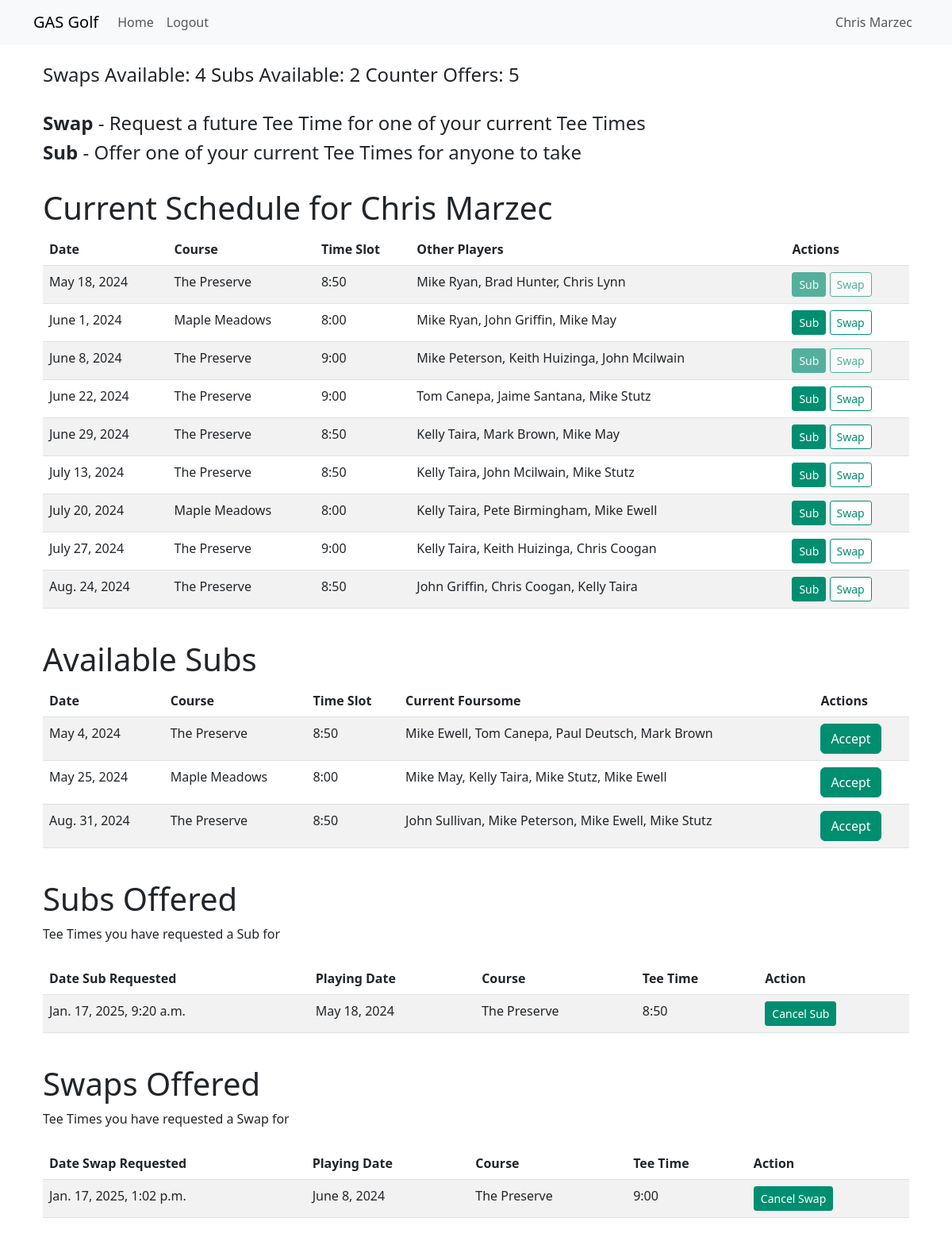
The page /subswap/ (signed in) on the database its author committed.
### GRPR/models.py (models this page shows)
class TeeTimesInd(models.Model):
    CrewID = models.IntegerField()
    gDate = models.DateField()
    PID = models.ForeignKey('Players', on_delete=models.CASCADE)  # Links to Players table
    CourseID = models.ForeignKey('Courses', on_delete=models.CASCADE)  # Links to Courses table
    class Meta:
        db_table = "TeeTimesInd"

class Courses(models.Model):
    crewID = models.IntegerField()
    courseName = models.CharField(max_length=256)
    courseTimeSlot = models.CharField(max_length=256)
    class Meta:
        db_table = "Courses"

class SubSwap(models.Model):
    RequestDate = models.DateTimeField()
    PID = models.ForeignKey('Players', on_delete=models.CASCADE)
    TeeTimeIndID = models.ForeignKey('TeeTimesInd', on_delete=models.CASCADE)
    Type = models.CharField(max_length=32)
    Status = models.CharField(max_length=32)
    Msg = models.CharField(max_length=2048)
    OtherPlayers = models.CharField(max_length=1024)
    SwapID = models.IntegerField(null=True, blank=True)
    class Meta:
        db_table = "SubSwap"

### GRPR/views.py (the view, shortened to what this page needs)
# urls.py: path('subswap/', views.subswap_view, name='subswap_view'),
@login_required
def subswap_view(request):
    user_id = request.user.id
    user_name = f"{request.user.first_name} {request.user.last_name}"
    player = Players.objects.filter(user_id=user_id).first()
    if not player:
        return HttpResponseBadRequest("Player not found for the logged-in user.")
    player_id = player.id
    schedule = TeeTimesInd.objects.filter(PID=player_id).select_related('CourseID').order_by('gDate')
    schedule_data = []
    for teetime in schedule:
        other_players = TeeTimesInd.objects.filter(
            CourseID=teetime.CourseID, gDate=teetime.gDate
        ).exclude(PID=player_id)
        schedule_data.append({
            'tt_id': teetime.id,  # Add the ID column here
            'date': teetime.gDate,
            'course': teetime.CourseID.courseName,
            'time_slot': teetime.CourseID.courseTimeSlot,
            'other_players': ", ".join([
                f"{player.PID.FirstName} {player.PID.LastName}" for player in other_players
            ])
        })
    available_subs = SubSwap.objects.filter(
        Type='Sub Offer Sent',
        Status='Sub Open',
        PID=player_id
    ).select_related('TeeTimeIndID', 'TeeTimeIndID__CourseID').order_by('TeeTimeIndID__gDate')
    available_subs_data = []
    for sub in available_subs:
        teetime = sub.TeeTimeIndID
        other_players = TeeTimesInd.objects.filter(
            CourseID=teetime.CourseID, gDate=teetime.gDate
        ).exclude(PID=player_id)
        try:
            sub_offer = SubSwap.objects.get(SwapID=sub.SwapID, Type='Sub Offer')
            offer_pid = sub_offer.PID.id
        except SubSwap.DoesNotExist:
            offer_pid = None
            print(f"No sub offer found for SwapID: {sub.SwapID}")
        available_subs_data.append({
            'date': teetime.gDate,
            'ymdDate': teetime.gDate.strftime("%Y-%m-%d"), #converts date to YYYY-MM-DD
            'course': teetime.CourseID.courseName,
            'time_slot': teetime.CourseID.courseTimeSlot,
            'swapID': sub.SwapID,
            'Msg': sub.Msg,
            'OfferID': offer_pid,
            'other_players': ", ".join([
                f"{player.PID.FirstName} {player.PID.LastName}" for player in other_players
            ])
        })
    available_swaps = SubSwap.objects.filter(
        Type='Swap Offer Sent',
        Status='Swap Open',
        PID=player_id
    ).select_related('TeeTimeIndID', 'TeeTimeIndID__CourseID').order_by('TeeTimeIndID__gDate')
    available_swaps_data = []
    offered_swaps = SubSwap.objects.filter(
        PID=player_id,
        Type='Swap Offer',
        Status='Swap Open'
    )
    counter_offers_data = []
    if offered_swaps.exists():
        for offer in offered_swaps:
            original_offer = SubSwap.objects.filter(
                Type='Swap Offer',
                Status='Swap Open',
                SwapID=offer.SwapID
            ).select_related('TeeTimeIndID', 'TeeTimeIndID__CourseID').first()
            if original_offer:
                original_offer_date = f"{original_offer.TeeTimeIndID.gDate} at {original_offer.TeeTimeIndID.CourseID.courseName}  {original_offer.TeeTimeIndID.CourseID.courseTimeSlot}am"
                offer_other_players = original_offer.OtherPlayers
                proposed_swaps = SubSwap.objects.filter(
                    Type='Swap Counter',
                    Status='Swap Open',
                    SwapID=offer.SwapID
                ).select_related('TeeTimeIndID', 'TeeTimeIndID__CourseID', 'PID')
    subs_proposed = SubSwap.objects.filter(
        Type='Sub Offer',
        Status='Sub Open',
        PID=player_id
    ).select_related('TeeTimeIndID', 'TeeTimeIndID__CourseID')
    subs_proposed_data = []
    for sub in subs_proposed:
        subs_proposed_data.append({
            'request_date': sub.RequestDate,
            'playing_date': sub.TeeTimeIndID.gDate,
            'course': sub.TeeTimeIndID.CourseID.courseName,
            'tee_time': sub.TeeTimeIndID.CourseID.courseTimeSlot,
            'swap_id': sub.id
        })
    swaps_proposed = SubSwap.objects.filter(
        Type='Swap Offer',
        Status='Swap Open',
        PID=player_id
    ).select_related('TeeTimeIndID', 'TeeTimeIndID__CourseID')
    swaps_proposed_data = []
    offered_tee_time_ids = set()
    for swap in swaps_proposed:
        swaps_proposed_data.append({
            'request_date': swap.RequestDate,
            'playing_date': swap.TeeTimeIndID.gDate,
            'course': swap.TeeTimeIndID.CourseID.courseName,
            'tee_time': swap.TeeTimeIndID.CourseID.courseTimeSlot,
            'swap_id': swap.id
        })
        offered_tee_time_ids.add(swap.TeeTimeIndID.id)
    open_sub_offers = SubSwap.objects.filter(
        Type='Sub Offer',
        Status='Sub Open',
        PID=player_id
    ).select_related('TeeTimeIndID')
    for sub_offer in open_sub_offers:
        offered_tee_time_ids.add(sub_offer.TeeTimeIndID.id)
    context = {
        'user_name': user_name,  # Use the logged-in user's name
        'user_id': user_id,  # Use the logged-in user's ID
        'player_id': player_id,  # Use the logged-in user's Player ID
        'schedule_data': schedule_data,
        'available_subs_data': available_subs_data,
        'available_swaps_data': available_swaps_data,
        'counter_offers_data': counter_offers_data,
        'subs_proposed_data': subs_proposed_data,
        'swaps_proposed_data': swaps_proposed_data,
        'offered_tee_time_ids': offered_tee_time_ids,
        'first_name': request.user.first_name,  # Add the first name of the logged-in user
        'last_name': request.user.last_name, # Add the last name of the logged-in user
    }
    return render(request, 'GRPR/subswap.html', context)

### GRPR/templates/GRPR/subswap.html (shortened to what this page needs)
{% extends 'base.html' %}
{% block content %}
<div class="container mt-4">
    <h4>Swaps Available: 4   Subs Available:  2  Counter Offers:  5</h4>
    <br>
    <h4><strong>Swap</strong> - Request a future Tee Time for one of your current Tee Times</h4>
    <h4><strong>Sub</strong> - Offer one of your current Tee Times for anyone to take</h4>
    <br>
    <h1>Current Schedule for {{ first_name }} {{ last_name }}</h1>
    <table class="table table-striped">
        <thead>
            <tr>
                <th>Date</th>
                <th>Course</th>
                <th>Time Slot</th>
                <th>Other Players</th>
                <th>Actions</th>
            </tr>
        </thead>
        <tbody>
            {% for entry in schedule_data %}
            <tr>
                <td>{{ entry.date }}</td>
                <td>{{ entry.course }}</td>
                <td>{{ entry.time_slot }}</td>
                <td>{{ entry.other_players }}</td>
                <td>
                    {% if entry.tt_id in offered_tee_time_ids %}
                        <button class="btn btn-primary btn-sm" disabled>Sub</button>
                        <button class="btn btn-secondary-custom btn-sm" disabled>Swap</button>
                    {% else %}
                        <a href="{% url 'store_sub_request_data_view' %}?tt_id={{ entry.tt_id }}" class="btn btn-primary btn-sm">Sub</a>
                        <a href="{% url 'store_swap_data_view' %}?tt_id={{ entry.tt_id }}" class="btn btn-sm btn-secondary-custom">Swap</a>
                    {% endif %}
                </td>
            </tr>
            {% endfor %}
        </tbody>
    </table>
    {% if available_subs_data %}
    <br>
    <h1>Available Subs</h1>
    <table class="table table-striped">
        <thead>
            <tr>
                <th>Date</th>
                <th>Course</th>
                <th>Time Slot</th>
                <th>Current Foursome</th>
                <th>Actions</th>
            </tr>
        </thead>
        <tbody>
            {% for sub in available_subs_data %}
            <tr>
                <td>{{ sub.date }}</td>
                <td>{{ sub.course }}</td>
                <td>{{ sub.time_slot }}</td>
                <td>{{ sub.other_players }}</td>
                <td>
                    <a href="{% url 'store_subaccept_data_view' %}?swap_id={{ sub.swapID }}" class="btn btn-primary">Accept</a>
                </td>
            </tr>
            {% endfor %}
        </tbody>
    </table>
    {% endif %}
{% if subs_proposed_data %}
<br>
<h1>Subs Offered</h1>
<h7>Tee Times you have requested a Sub for</h7>
<table class="table table-striped mt-4">
    <thead>
        <tr>
            <th>Date Sub Requested</th>
            <th>Playing Date</th>
            <th>Course</th>
            <th>Tee Time</th>
            <th>Action</th>
        </tr>
    </thead>
    <tbody>
        {% for sub in subs_proposed_data %}
        <tr>
            <td>{{ sub.request_date }}</td>
            <td>{{ sub.playing_date }}</td>
            <td>{{ sub.course }}</td>
            <td>{{ sub.tee_time }}</td>
            <td>
                <a href="{% url 'store_subcancelconfirm_data_view' %}?swap_id={{ sub.swap_id }}" class="btn btn-danger btn-sm">Cancel Sub</a>
            </td>
        </tr>
        {% endfor %}
    </tbody>
</table>
{% endif %}
{% if swaps_proposed_data %}
<br>
<h1>Swaps Offered</h1>
<h7>Tee Times you have requested a Swap for</h7>
<table class="table table-striped mt-4">
    <thead>
        <tr>
            <th>Date Swap Requested</th>
            <th>Playing Date</th>
            <th>Course</th>
            <th>Tee Time</th>
            <th>Action</th>
        </tr>
    </thead>
    <tbody>
        {% for swap in swaps_proposed_data %}
        <tr>
            <td>{{ swap.request_date }}</td>
            <td>{{ swap.playing_date }}</td>
            <td>{{ swap.course }}</td>
            <td>{{ swap.tee_time }}</td>
            <td>
                <a href="{% url 'store_swapcancelconfirm_data_view' %}?gDate={{ swap.playing_date }}&courseName={{ swap.course }}&courseTimeSlot={{ swap.tee_time }}&swap_id={{ swap.swap_id }}" class="btn btn-danger btn-sm">Cancel Swap</a>
            </td>
        </tr>
        {% endfor %}
    </tbody>
</table>
{% endif %}
</div>
{% endblock %}

### GRPR/templates/base.html (shortened to what this page needs)
<!DOCTYPE html>
<html lang="en">
{% load static %}
<head>
    <link rel="stylesheet" href="https://cdn.jsdelivr.net/npm/bootstrap@5.3.0/dist/css/bootstrap.min.css">
    <link rel="stylesheet" href="{% static 'css/styles.css' %}">
</head>
<body>
    <nav class="navbar navbar-expand-lg navbar-light bg-light">
        <div class="container">
            <a class="navbar-brand">GAS Golf</a>
            <div class="collapse navbar-collapse" id="navbarSupportedContent">
                <ul class="navbar-nav mr-auto">
                    <li class="nav-item active">
                        <a href="{% url 'home_page' %}" class="nav-link" role="button">Home</a>
                    </li>
                    <li class="nav-item">
                        <a href="{% url 'logout' %}" class="nav-link" role="button">Logout</a>
                    </li>
                </ul>
                <ul class="navbar-nav ms-auto">
                    <li class="nav-item">
                        <a href="{% url 'profile_view' %}" class="nav-link" role="button">{{ first_name }} {{ last_name }}</a>
                    </li>
                </ul>
            </div>
        </div>
    </nav>
    <div class="container my-4">
        {% block content %}{% endblock %}
    </div>
</body>
</html>

### GRPR/static/css/styles.css (style rules this page uses)
.btn { background-color: #008e70 !important; border-color: #008e70 !important; color: white !important; padding: 0.375rem 0.75rem; font-size: 1rem; border-width: 1px; }
.btn-secondary-custom { background-color: white !important; color: #008e70 !important; border: 1px solid #008e70 !important; padding: 0.375rem 0.75rem; font-size: 1rem; border-width: 1px; }
.btn-sm { padding: 0.25rem 0.5rem !important; font-size: 0.875rem !important; border-radius: 0.2rem; }

### rows shown on the page
TeeTimesInd: date "May 18, 2024", playing_date "May 18, 2024"
Courses: course "The Preserve" "The Preserve" "The Preserve" "The Preserve", time_slot "8:50" "8:50" "8:50" "8:50", course "The Preserve" "The Preserve", time_slot "8:50" "8:50", course "The Preserve", tee_time "8:50"
TeeTimesInd: date "June 1, 2024"
Courses: course "Maple Meadows" "Maple Meadows", time_slot "8:00" "8:00", course "Maple Meadows", time_slot "8:00"
TeeTimesInd: date "June 8, 2024", playing_date "June 8, 2024"
Courses: course "The Preserve" "The Preserve" "The Preserve", time_slot "9:00" "9:00" "9:00", course "The Preserve", tee_time "9:00"
TeeTimesInd: date "June 22, 2024"
TeeTimesInd: date "June 29, 2024"
TeeTimesInd: date "July 13, 2024"
TeeTimesInd: date "July 20, 2024"
TeeTimesInd: date "July 27, 2024"
TeeTimesInd: date "Aug. 24, 2024"
TeeTimesInd: date "May 4, 2024"
TeeTimesInd: date "May 25, 2024"
TeeTimesInd: date "Aug. 31, 2024"
SubSwap: request_date "Jan. 17, 2025, 9:20 a.m."
SubSwap: request_date "Jan. 17, 2025, 1:02 p.m."

### other values the page prints
{{ first_name }} "Chris"
{{ last_name }} "Marzec"
{{ entry.other_players }} "Mike Ryan, Brad Hunter, Chris Lynn" "Mike Ryan, John Griffin, Mike May" "Mike Peterson, Keith Huizinga, John Mcilwain" "Tom Canepa, Jaime Santana, Mike Stutz" "Kelly Taira, Mark Brown, Mike May" "Kelly Taira, John Mcilwain, Mike Stutz" "Kelly Taira, Pete Birmingham, Mike Ewell" "Kelly Taira, Keith Huizinga, Chris Coogan" "John Griffin, Chris Coogan, Kelly Taira"
{{ sub.other_players }} "Mike Ewell, Tom Canepa, Paul Deutsch, Mark Brown" "Mike May, Kelly Taira, Mike Stutz, Mike Ewell" "John Sullivan, Mike Peterson, Mike Ewell, Mike Stutz"
